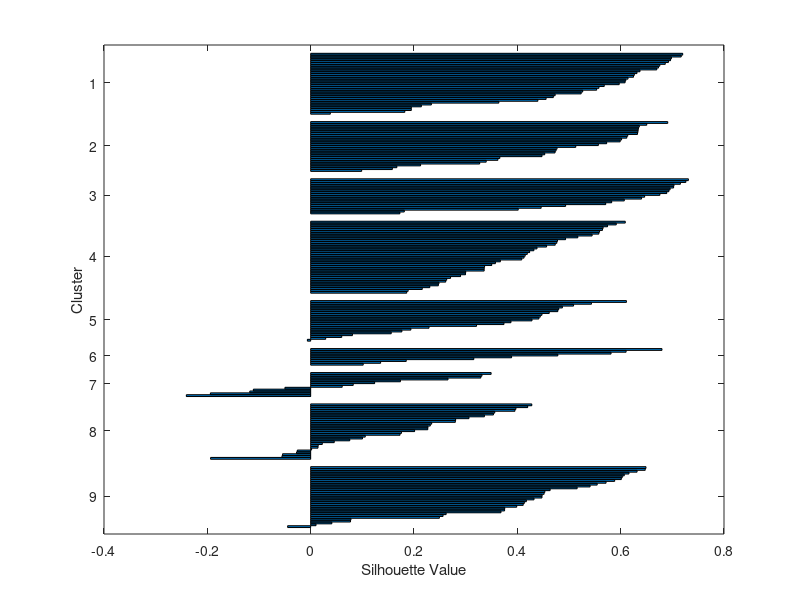

Source code (MATLAB):
close all
clear
load('COVIDbyCounty.mat')
%Training Data Group
trainingGroup = CNTY_COVID(:,1:80);

%Testing Data Group
testingGroup = CNTY_COVID(:,81:130);

%%% DIVISION 1 %%%

%d1 = CNTY_COVID(divisionLabels == 1,:);
%popD1 = CNTY_CENSUS{1,6};
%sizeD1 = size(d1);
sizeCNTY_COVID = size(CNTY_COVID);
diffCNTY_COVID= zeros(sizeCNTY_COVID(1,1)-1,sizeCNTY_COVID(1,2)-1);

for i = 1:sizeCNTY_COVID(1,1)
    for j = 1:sizeCNTY_COVID(1,2)-1
        diffCNTY_COVID(i, j) = CNTY_COVID(i,j+1) - CNTY_COVID(i,j);
    end

end

sizeDiffCNTY_COVID = size(diffCNTY_COVID);
SdiffCNTY_COVID = zeros(sizeCNTY_COVID(1,1)-1,sizeCNTY_COVID(1,2)-1);

for i = 1:sizeDiffCNTY_COVID(1,1)
    for j = 1:sizeDiffCNTY_COVID(1,2)-2
        SdiffCNTY_COVID(i, j) = diffCNTY_COVID(i,j+1) - diffCNTY_COVID(i,j);
    end

end

%%%BAD CHEATING DIVISION CODE%%%
%{
D1 = CNTY_COVID(CNTY_CENSUS.DIVISION == 1,:);
D2 = 1000 + CNTY_COVID(CNTY_CENSUS.DIVISION == 2,:);
D3 = 2000+  CNTY_COVID(CNTY_CENSUS.DIVISION == 3,:);
D4 = 3000+ CNTY_COVID(CNTY_CENSUS.DIVISION == 4,:);
D5 = 4000+ CNTY_COVID(CNTY_CENSUS.DIVISION == 5,:);
D6 = 5000+ CNTY_COVID(CNTY_CENSUS.DIVISION == 6,:);
D7 = 6000+ CNTY_COVID(CNTY_CENSUS.DIVISION == 7,:);
D8 = 7000+ CNTY_COVID(CNTY_CENSUS.DIVISION == 8,:);
D9 = 8000+ CNTY_COVID(CNTY_CENSUS.DIVISION == 9,:);


divisions = [D1;D2;D3;D4;D5;D6;D7;D8;D9];
kRegion = cat(2, divisions);
%}
%{
for i = 1:sizeD1(1,1)-1
    for j = 1:sizeD1(1,2)-1
        differenceD1(i, j, d) = d1(i+1,j+1) - d1(i,j);
        differenceD1(i, j, 2) = d1(i+1,j+1) - d1(i,j);
    end

end
%}

%%%
smooth = movmean(CNTY_COVID, 3);
training = smooth(:,1:80);
testing = smooth(:,81:130);

k = 9;
[idx, C, ~, D] = kmeans(training,k, 'replicates', 1000);

figure
silhouette(training, idx)

%{
figure
silhouette(SdiffCNTY_COVID, idx)

figure
silhouette(diffCNTY_COVID, idx)

figure
silhouette(CNTY_COVID, idx)
%}

